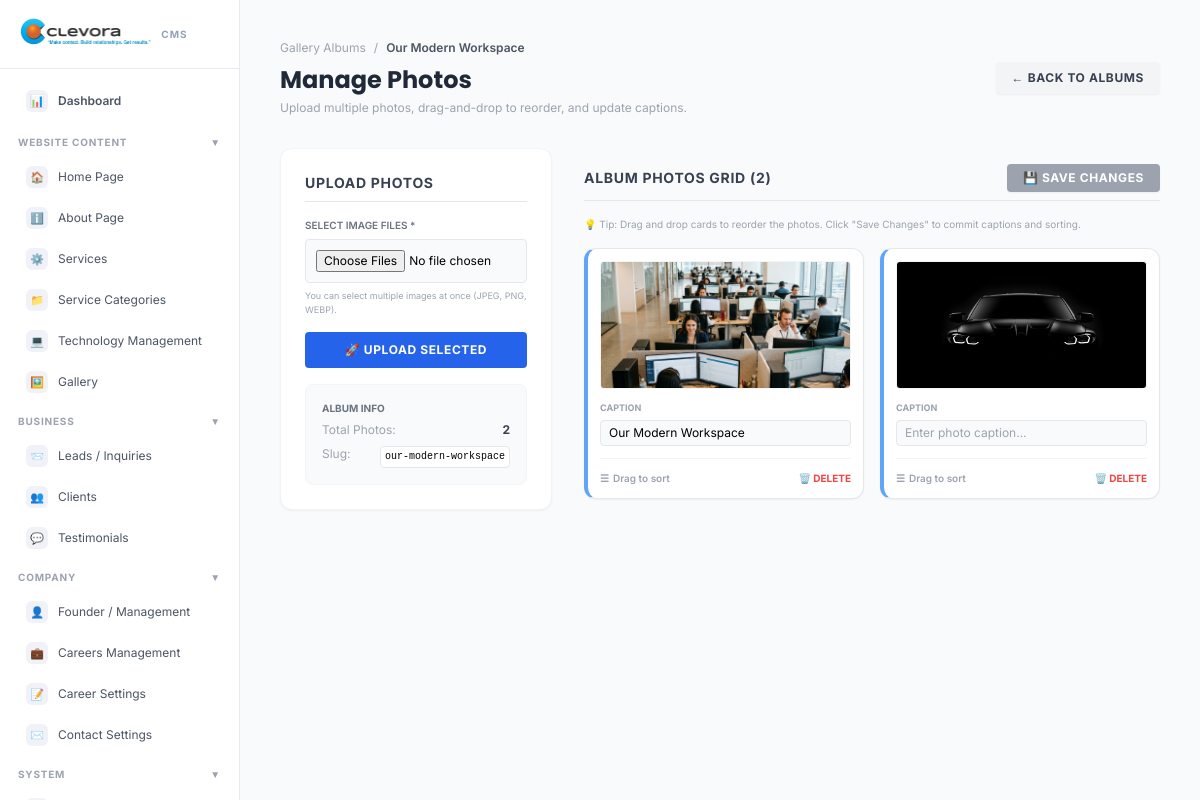
The page /admin/sections/manage-photos.php?album_id=1 (signed in) on the database its author committed.
### tables this page shows
CREATE TABLE `gallery_albums` (
  `id` int(11) NOT NULL AUTO_INCREMENT,
  `title` varchar(255) NOT NULL,
  `slug` varchar(255) NOT NULL,
  `description` text DEFAULT NULL,
  `cover_image` varchar(255) DEFAULT NULL,
  `sort_order` int(11) DEFAULT 0,
  `is_active` tinyint(4) DEFAULT 1,
  `created_at` timestamp NOT NULL DEFAULT current_timestamp(),
  `updated_at` timestamp NOT NULL DEFAULT current_timestamp() ON UPDATE current_timestamp(),
  PRIMARY KEY (`id`),
  UNIQUE KEY `slug` (`slug`)
);

CREATE TABLE `gallery_images` (
  `id` int(11) NOT NULL AUTO_INCREMENT,
  `album_id` int(11) NOT NULL,
  `image` varchar(255) NOT NULL,
  `caption` varchar(255) DEFAULT NULL,
  `sort_order` int(11) DEFAULT 0,
  `is_active` tinyint(4) DEFAULT 1,
  `created_at` timestamp NOT NULL DEFAULT current_timestamp(),
  `updated_at` timestamp NOT NULL DEFAULT current_timestamp() ON UPDATE current_timestamp(),
  PRIMARY KEY (`id`),
  KEY `album_id` (`album_id`),
  CONSTRAINT `gallery_images_ibfk_1` FOREIGN KEY (`album_id`) REFERENCES `gallery_albums` (`id`) ON DELETE CASCADE
);

### admin/sections/manage-photos.php (the view, shortened to what this page needs)
<?php
require_once '../middleware/auth.php';
$album_id = (int)($_GET['album_id'] ?? 0);
$stmt = $pdo->prepare("SELECT * FROM gallery_albums WHERE id = ?");
$stmt->execute([$album_id]);
$album = $stmt->fetch();
$photos = [];
if ($pdo) {
    $stmtPhotos = $pdo->prepare("SELECT * FROM gallery_images WHERE album_id = ? ORDER BY sort_order ASC, id ASC");
    $stmtPhotos->execute([$album_id]);
    $photos = $stmtPhotos->fetchAll();
}
?>
<?php include '../includes/admin-header.php'; ?>
  <?php include '../includes/sidebar.php'; ?>
  <main class="flex-1 p-6 md:p-10 overflow-auto">
    <div class="max-w-6xl mx-auto space-y-8">
      <div class="flex flex-col sm:flex-row sm:items-center sm:justify-between gap-4">
        <div>
          <div class="flex items-center gap-2 text-xs text-gray-400">
            <a href="gallery.php" class="hover:underline">Gallery Albums</a>
            <span>/</span>
            <span class="text-gray-600 font-semibold"><?= htmlspecialchars($album['title']) ?></span>
          </div>
          <h1 class="text-2xl font-bold text-gray-800 font-poppins mt-2">Manage Photos</h1>
          <p class="text-xs text-gray-400 mt-1">Upload multiple photos, drag-and-drop to reorder, and update captions.</p>
        </div>
        <div>
          <a href="gallery.php" class="bg-gray-100 hover:bg-gray-200 text-gray-700 font-bold py-2 px-4 rounded text-xs uppercase tracking-wider transition inline-flex items-center gap-1.5 shadow-sm">
            ← Back to Albums
          </a>
        </div>
      </div>
      <div class="grid grid-cols-1 lg:grid-cols-3 gap-8 items-start">
        <div class="bg-white rounded-xl border border-gray-100 shadow-sm p-6 space-y-4">
          <h2 class="font-bold text-gray-700 text-sm uppercase tracking-wider mb-2 border-b pb-2">Upload Photos</h2>
          <form method="POST" enctype="multipart/form-data" class="space-y-4">
            <div>
              <label class="block text-[10px] font-semibold text-gray-500 uppercase mb-1.5">Select Image Files *</label>
              <input type="file" name="images[]" multiple required accept="image/*"
                     class="text-xs w-full bg-gray-50 p-2.5 rounded border border-gray-200 cursor-pointer">
              <p class="text-[9px] text-gray-400 mt-1.5">You can select multiple images at once (JPEG, PNG, WEBP).</p>
            </div>
            <button type="submit" class="w-full bg-blue-600 hover:bg-blue-500 text-white font-bold py-2.5 rounded text-xs uppercase tracking-wider transition">
              🚀 Upload Selected
            </button>
          </form>
          <div class="bg-gray-50 rounded-lg p-4 border border-gray-100 mt-4">
            <h4 class="text-[10px] font-bold text-gray-500 uppercase mb-1.5">Album Info</h4>
            <div class="space-y-2 text-xs">
              <div class="flex justify-between"><span class="text-gray-400">Total Photos:</span> <span class="font-bold text-gray-700"><?= count($photos) ?></span></div>
              <div class="flex justify-between"><span class="text-gray-400">Slug:</span> <code class="bg-white px-1 py-0.5 rounded border text-[10px]"><?= htmlspecialchars($album['slug']) ?></code></div>
            </div>
          </div>
        </div>
        <div class="lg:col-span-2 space-y-4">
          <form method="POST" class="space-y-4">
            <div class="flex items-center justify-between border-b pb-2">
              <h2 class="font-bold text-gray-700 text-sm uppercase tracking-wider">
                Album Photos Grid (<?= count($photos) ?>)
              </h2>
              <?php if(!empty($photos)): ?>
              <button type="submit" id="save-changes-btn" class="bg-gray-400 hover:bg-blue-700 text-white font-bold py-1.5 px-4 rounded text-xs uppercase tracking-wider transition shadow-sm">
                💾 Save Changes
              </button>
              <?php endif; ?>
            </div>
            <?php if(empty($photos)): ?>
            <div class="bg-white rounded-xl border p-12 text-center text-xs text-gray-400 shadow-sm">
              <span class="text-3xl block mb-2">📸</span>
              No photos uploaded to this album yet.<br>Select images on the left to populate the album.
            </div>
            <?php else: ?>
            <p class="text-[10px] text-gray-400">💡 Tip: Drag and drop cards to reorder the photos. Click "Save Changes" to commit captions and sorting.</p>
            <div id="photo-grid" class="grid grid-cols-1 sm:grid-cols-2 gap-4">
              <?php foreach($photos as $p): ?>
              <div class="photo-item bg-white border border-gray-200 rounded-xl p-3 shadow-sm flex flex-col justify-between cursor-move hover:shadow-md transition duration-150 relative border-l-4 border-l-blue-400"
                   draggable="true">
                <div class="space-y-3">
                  <div class="h-32 rounded bg-gray-50 flex items-center justify-center overflow-hidden border border-gray-100 select-none">
                    <img src="<?= htmlspecialchars($p['image']) ?>" class="w-full h-full object-cover" draggable="false">
                  </div>
                  <div>
                    <label class="block text-[9px] font-bold text-gray-400 uppercase mb-1">Caption</label>
                    <input type="text" name="captions[<?= $p['id'] ?>]" value="<?= htmlspecialchars($p['caption'] ?? '') ?>" placeholder="Enter photo caption..."
                           class="w-full bg-gray-50 border border-gray-200 focus:border-blue-500 rounded px-2 py-1 text-xs outline-none focus:bg-white transition">
                  </div>
                </div>
                <div class="pt-3 border-t border-gray-100 flex justify-between items-center text-[10px] mt-3">
                  <span class="text-gray-400 font-semibold flex items-center gap-1 select-none">
                    <span>☰</span> Drag to sort
                  </span>
                  <a href="?album_id=<?= $album_id ?>&delete_image=<?= $p['id'] ?>" class="text-red-500 hover:text-red-700 font-bold uppercase transition"
                     onclick="return confirm('Delete this photo from the album?')">
                    🗑️ Delete
                  </a>
                </div>
              </div>
              <?php endforeach; ?>
            </div>
            <?php endif; ?>
          </form>
        </div>
      </div>
    </div>
  </main>
<?php include '../includes/admin-footer.php'; ?>

### admin/includes/admin-header.php (style rules this page uses)
* { box-sizing: border-box; }
body { font-family: 'Inter', sans-serif; }
.font-poppins { font-family: 'Poppins', sans-serif; }

### rows shown on the page
gallery_albums: title "Our Modern Workspace", slug "our-modern-workspace"
gallery_images: image (picture), caption "Our Modern Workspace"
gallery_images: image (picture)

### other values the page prints
$icon "📊"
$label "Dashboard"
$groupLabel "WEBSITE CONTENT"
$icon "🏠"
$label "Home Page"
$icon "ℹ️"
$label "About Page"
$icon "⚙️"
$label "Services"
$icon "📁"
$label "Service Categories"
$icon "💻"
$label "Technology Management"
$icon "🖼️"
$label "Gallery"
